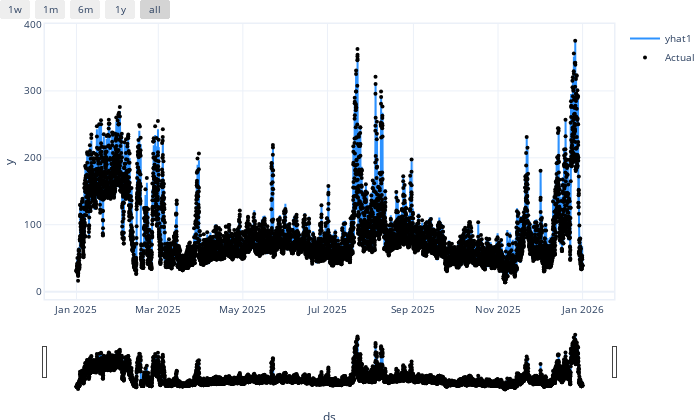

Here is the notebook cell this chart was saved with:
### Code cell
result = m.predict(df_prophet)
m.plot(result)

### Figure 1 — Plotly figure (JSON) as saved in the notebook; plotly's stock layout.template omitted (floating-point values rounded to 4 significant figures; data arrays with more than 128 entries replaced by an {"elided": "..."} marker saying what was removed)
{"data": [{"fill": "none", "line": {"color": "rgba(45, 146, 255, 1.0)", "width": 2}, "mode": "lines", "name": "yhat1", "type": "scatter", "x": {"elided": "8760 str values"}, "y": {"elided": "8760 float values"}}, {"marker": {"color": "black", "size": 4}, "mode": "markers", "name": "Actual", "type": "scatter", "x": {"elided": "8760 str values"}, "y": {"elided": "8760 float values"}}], "layout": {"autosize": true, "font": {"size": 10}, "height": 420, "hovermode": "x unified", "margin": {"b": 0, "l": 0, "pad": 0, "r": 10, "t": 10}, "showlegend": true, "title": {"font": {"size": 12}}, "width": 700, "xaxis": {"linewidth": 1.5, "mirror": true, "rangeselector": {"buttons": [{"count": 7, "label": "1w", "step": "day", "stepmode": "backward"}, {"count": 1, "label": "1m", "step": "month", "stepmode": "backward"}, {"count": 6, "label": "6m", "step": "month", "stepmode": "backward"}, {"count": 1, "label": "1y", "step": "year", "stepmode": "backward"}, {"step": "all"}]}, "rangeslider": {"visible": true}, "showline": true, "title": {"text": "ds"}, "type": "date"}, "yaxis": {"linewidth": 1.5, "mirror": true, "showline": true, "title": {"text": "y"}}}}
